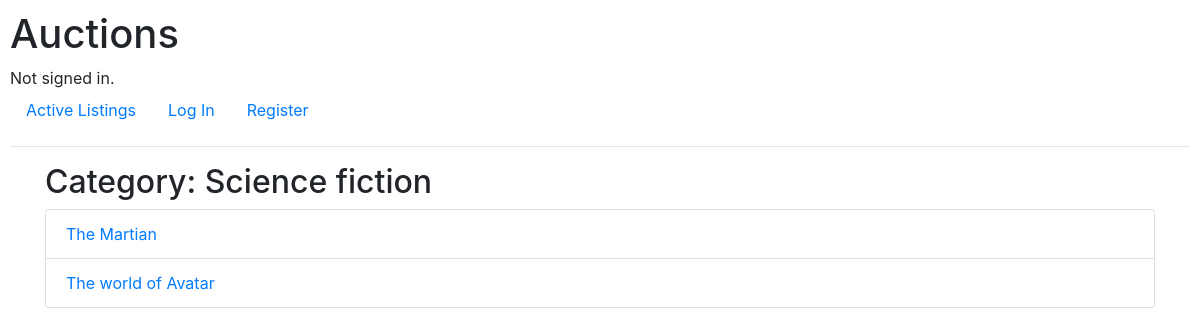
The app's page /category/Science fiction, older data.
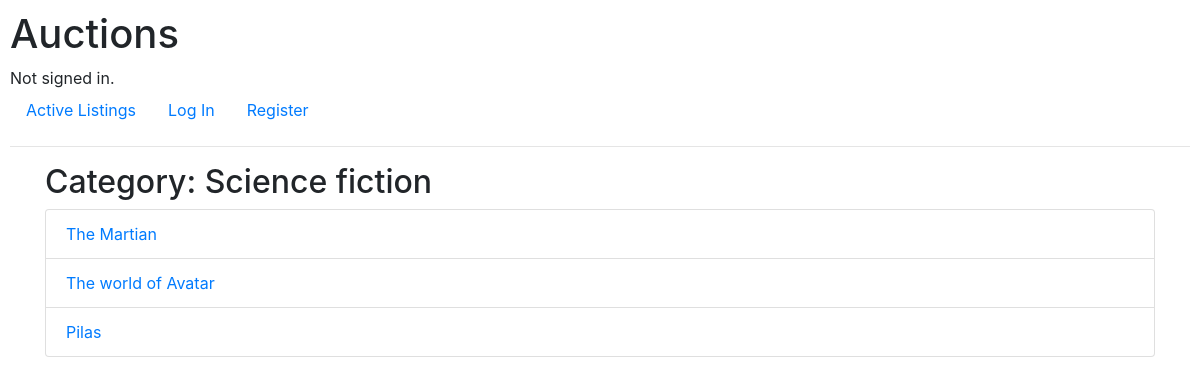
The same page, newer data.
### auctions/models.py (models this page shows, shortened)
class Listing(models.Model):
    title = models.CharField(max_length=100)
    description = models.TextField()
    starting_bid = models.DecimalField(max_digits=10, decimal_places=2)
    current_price = models.DecimalField(max_digits=10, decimal_places=2, null=True, blank=True)
    image_url = models.URLField(blank=True, null=True)
    category = models.ForeignKey(Category, on_delete=models.SET_NULL, null=True, blank=True)
    created_by = models.ForeignKey(User, on_delete=models.CASCADE, related_name="listings")
    active = models.BooleanField(default=True)  # True if auction is active
    created_at = models.DateTimeField(auto_now_add=True)

### auctions/views.py (the view)
# urls.py: path("category/<str:category_name>", views.category_listings, name="category_listings"),
def category_listings(request, category_name):
    category = get_object_or_404(Category, name=category_name)
    listings = Listing.objects.filter(category=category, active=True)
    return render(request, "auctions/category_listings.html", {"category": category, "listings": listings})

### auctions/views.py (called while the page is built)
def datos_globales(request):
    count = 0
    if request.user.is_authenticated:
        watchlist_items = Watchlist.objects.filter(user=request.user)
        count = watchlist_items.count()
    return {
        'count_watch_list': count
    }

### auctions/templates/auctions/category_listings.html (shortened to what this page needs)
{% extends "auctions/layout.html" %}
{% block body %}
<div class="container">
    <h2>Category: {{ category.name }}</h2>
    <ul class="list-group">
      {% for listing in listings %}
        <li class="list-group-item">
          <a href="{% url 'listing_page' listing.id %}">{{ listing.title }}</a>
        </li>
      {% empty %}
        <p>No listings in this category.</p>
      {% endfor %}
    </ul>
  </div>
{% endblock %}

Row changes from the older to the newer data that the page shows:
added Listing: title "Pilas"
